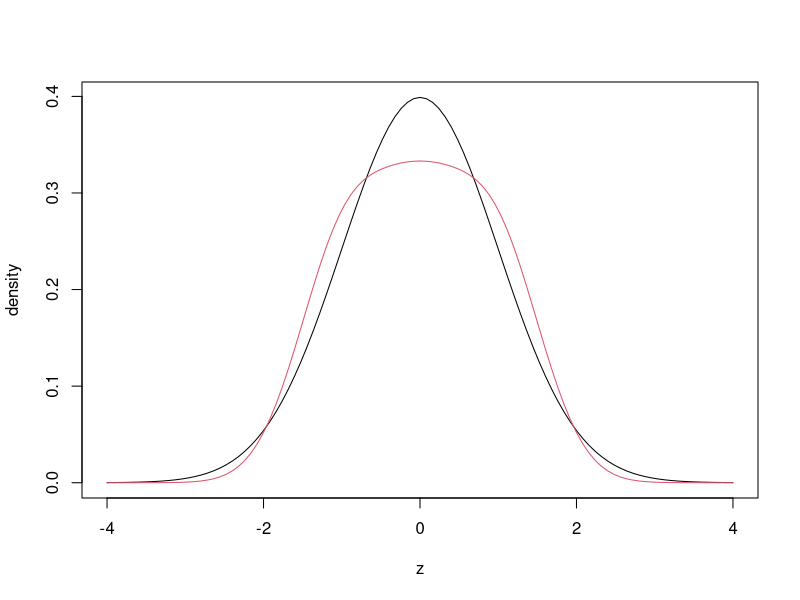

Reproduce this figure in R.
## ---- chunk 1
knitr::opts_chunk$set(echo = TRUE)
library(tidyverse, quietly = TRUE)
library(mgcv)
## ---- chunk 2
# One prior distribution
curve(dnorm(x), from = -4, to = 4, ylab = "density", xlab = "z")
# Mixture of multiple q distributions across 3 sites
curve(((dnorm(x, 0, 1/sqrt(3)) + 
          dnorm(x, 1, 1/sqrt(3)) + 
          dnorm(x, -1, 1/sqrt(3))) / 3), 
      add = TRUE, col = 2)
